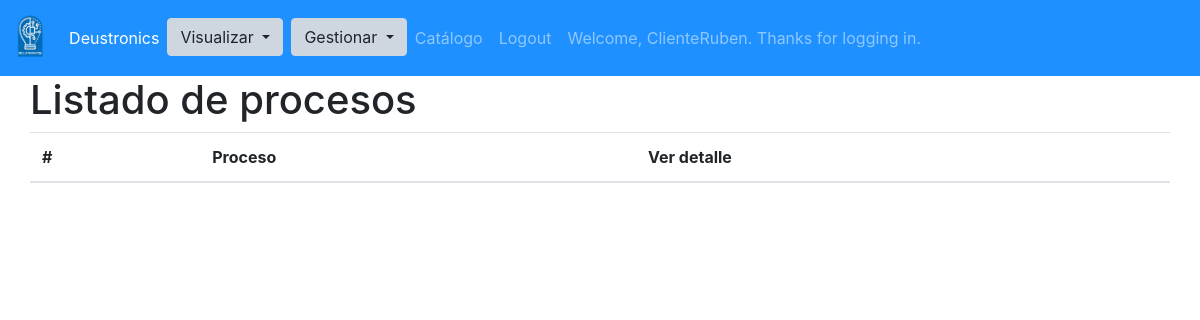
/procesos/ (signed in), run on an earlier commit of the app's database.
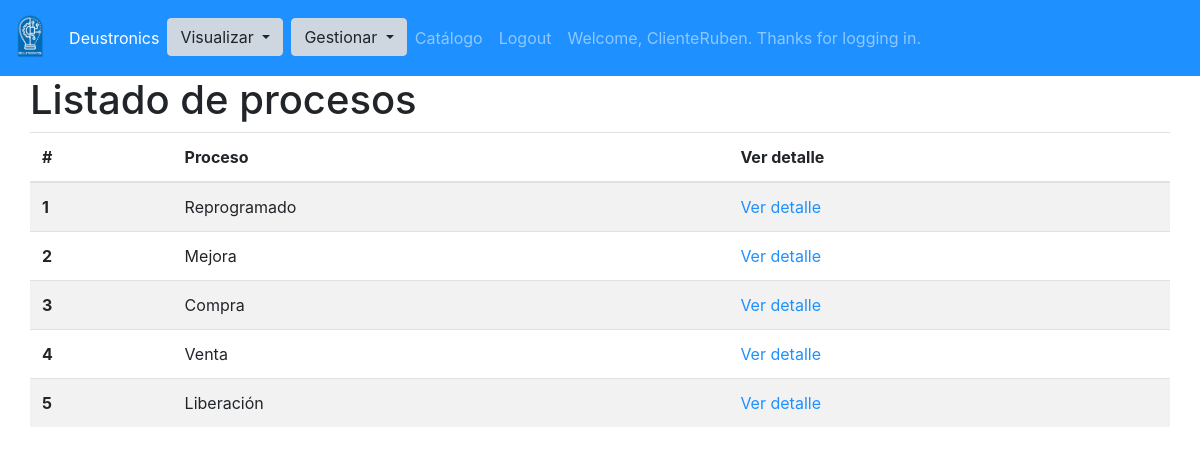
And on a later commit of the database.
### app/models.py (models this page shows, shortened)
class Proceso(models.Model):
    nombre = models.CharField(max_length=100)

### app/views.py (the view)
# urls.py: path('procesos/', login_required(views.ProcesoListView.as_view()), name='proceso_lista'),
class ProcesoListView(ListView):
    model = Proceso
    template_name = 'proceso_lista.html'
    queryset = Proceso.objects.all()
    context_object_name = 'procesos'
    def get_context_data(self, **kwargs):
        context = super(ProcesoListView, self).get_context_data(**kwargs)
        return context

### app/templates/proceso_lista.html
{%extends 'base.html'%} {% block content%}
<h1>
  Listado de procesos
</h1>
<table class="table table-striped">
  <thead>
    <tr>
      <th scope="col">#</th>
      <th scope="col">Proceso</th>
      <th scope="col">Ver detalle</th>
    </tr>
  </thead>
  <tbody>
    {%for proceso in procesos%}
    <tr>
      <th scope="row">{{proceso.id}}</th>
      <td>{{proceso.nombre}}</td>
      <td><a href="{%url 'proceso_detalle' proceso.id %}"> Ver detalle</a></td>
    </tr>
    {%endfor%}
  </tbody>
</table>
{%endblock%}

What changed in the data, as far as the page shows it:
added Proceso: id "1", nombre "Reprogramado"
added Proceso: id "2", nombre "Mejora"
added Proceso: id "3", nombre "Compra"
added Proceso: id "4", nombre "Venta"
added Proceso: id "5", nombre "Liberación"
